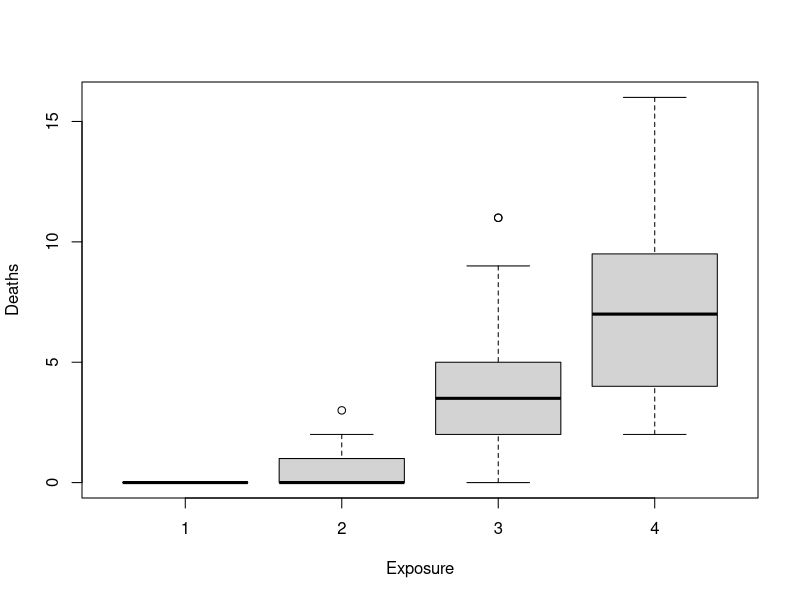

Reproduce this figure in R.
## ---- chunk 1
knitr::opts_chunk$set(echo = TRUE)
## ---- chunk 2
library(MASS)
data()
snails

lm(Deaths~Species, data=snails)  #two species; B snails more likely to die than A

lm(Deaths~Exposure, data=snails) #exposure level 4 related to highest median snail deaths
boxplot(Deaths~Exposure, data=snails) #visualize
